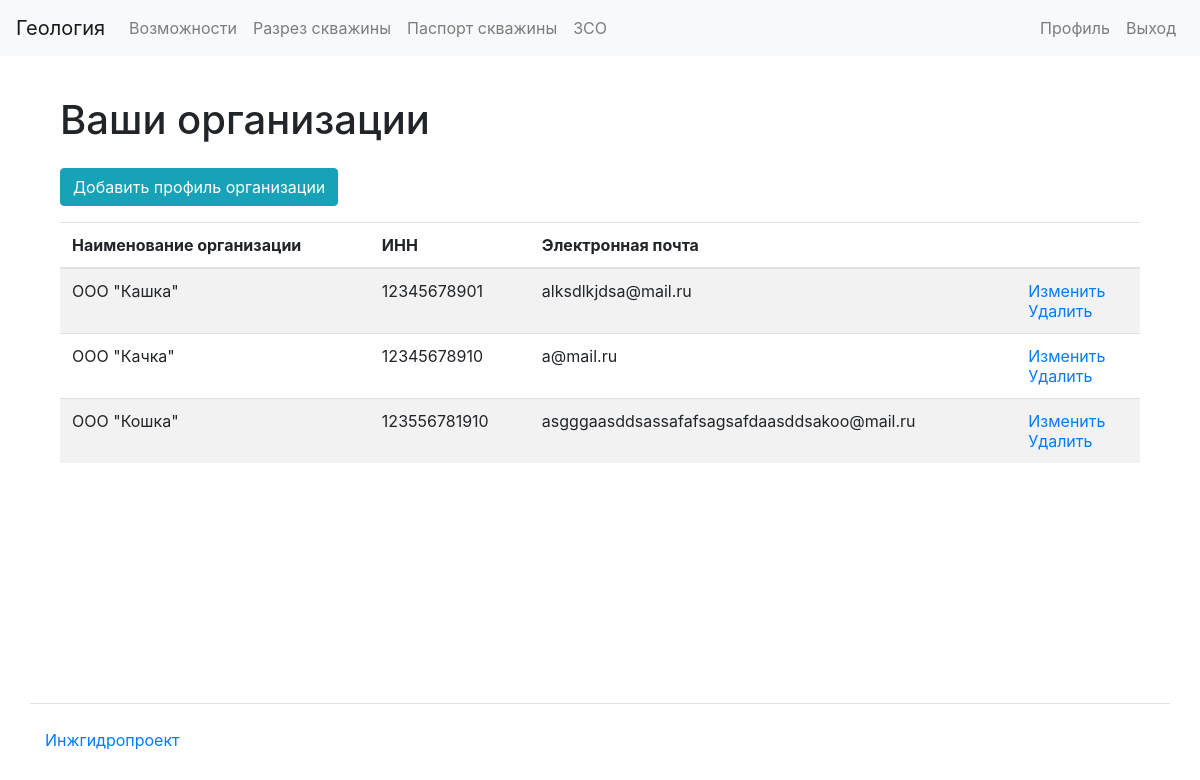
The page /organizations/my/ (signed in) on the database its author committed.
### apps/organizations/models.py (models this page shows, shortened)
class Organization(models.Model):
    user = models.ForeignKey(
        settings.AUTH_USER_MODEL, related_name="organizations", on_delete=models.CASCADE
    )
    org_name = models.CharField(max_length=100)
    inn = models.CharField(max_length=12)
    address = models.CharField(max_length=200)
    email = models.EmailField(unique=True)
    phone = models.CharField(max_length=15)
    ceo_name = models.CharField(max_length=25)
    originator_position = models.CharField(max_length=25)
    originator_name = models.CharField(max_length=25)
    logo = models.ImageField(upload_to="logos/")
    confirmed = models.BooleanField(default=False)
    confirmation_code = models.CharField(max_length=20, blank=True, null=True)
    confirmation_code_dt = models.DateTimeField(blank=True, null=True)

### apps/organizations/views.py (the view)
# urls.py: path("my/", views.OrganizationsListView.as_view(), name="organizations_mine"),
@method_decorator(login_required, name="dispatch")
class OrganizationsListView(TemplateView):
    template_name = "organizations/list.html"
    def get(self, request, *args, **kwargs):
        user_organizations = request.user.organizations.all()
        return render(
            request,
            template_name="organizations/list.html",
            context={"organizations": user_organizations, "title": "Organizations"},
        )

### templates/organizations/list.html
{% extends 'base.html' %}
{% load bootstrap4 %}
{% load i18n %}
{% block content %}
<div class="container wrapper flex-grow-1">
    <h1 class="my-4">
      {% translate "Ваши организации"%}
    </h1>
      <div class="form-group">
        <a href="{% url 'organization_create' %}" class="btn btn-info" role="button">{% translate "Добавить профиль организации"%}</a>
      </div>
<table class="table table-striped">
<thead>
  <tr>
    <th>{% translate "Наименование организации"%}</th>
    <th>{% translate "ИНН"%}</th>
    <th>{% translate "Электронная почта"%}</th>
    <th></th>
  </tr>
</thead>
<tbody>
  {% if organizations %}
{% for organization in organizations %}
    <tr>
      <td>{{ organization.org_name }}</td>
      <td>{{ organization.inn }}</td>
      <td>{{ organization.email }}</td>
      <td>
        <a href="{% url 'organization_update' organization.id %}">{% translate "Изменить"%}</a>
        <br>
        <a href="{% url 'organization_delete' organization.id %}">{% translate "Удалить"%}</a>
      </td>
    </tr>
{% endfor %}
{% endif %}
</tbody>
</table>
</div>
{% endblock %}

### rows shown on the page
Organization: org_name "ООО \"Кашка\"", inn "12345678901", email "alksdlkjdsa@mail.ru"
Organization: org_name "ООО \"Качка\"", inn "12345678910", email "a@mail.ru"
Organization: org_name "ООО \"Кошка\"", inn "123556781910", email "asgggaasddsassafafsagsafdaasddsakoo@mail.ru"
